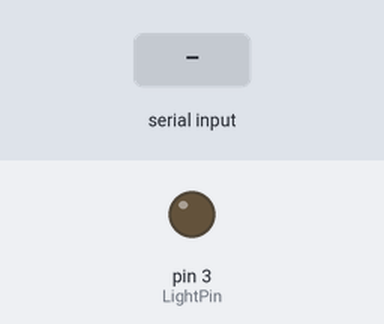
Bench run of a sketch on a simulated Arduino Uno, built with avr-gcc and run on an emulated ATmega328P. On the bench: output pins drawn as LEDs (lit = HIGH). Inputs (shaded band) come from the test bench.

Above: at 1.2 s.
1.3 s: "1\n" received over Serial
At 2.8 s:
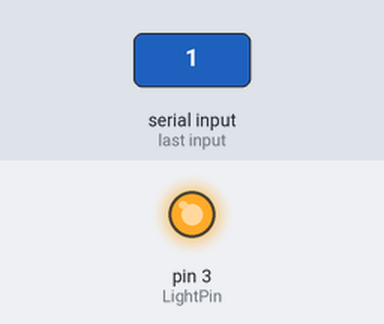
3.8 s: "0\n" received over Serial
At 5.9 s:
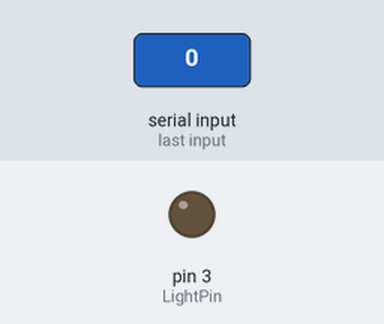
Timing chart, 0 to 7.4 s (numbered marks = the images above; inputs shaded):
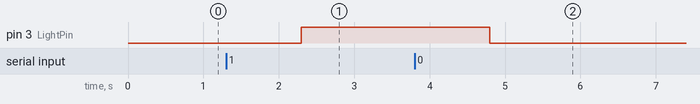

The sketch:

LightPulse.ino
```cpp
int LightPin;
int readVal;
int CurVal;
int On;
void setup() {
  // put your setup code here, to run once:
LightPin = 3;
On =0;
Serial.begin(115200);
pinMode(LightPin,OUTPUT);
}

void loop() {
  // put your main code here, to run repeatedly:

    while(Serial.available()==0){
  }
  readVal=Serial.readStringUntil('\r').toInt();
  if(readVal==1&&On==0){
      digitalWrite(LightPin,HIGH);
      On = 1;
  }
  if(readVal==0&&On==1){
      digitalWrite(LightPin,LOW);
      On = 0;
  }

}
```

Measured:
- after the input at 1.3 s, pin 3 (LightPin): LOW → HIGH after 1.0 s
- after the input at 3.8 s, pin 3 (LightPin): HIGH → LOW after 1.0 s
